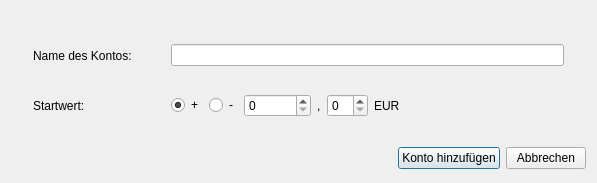
<?xml version="1.0" encoding="UTF-8"?>
<ui version="4.0">
 <class>AddAccountWindow</class>
 <widget class="QDialog" name="AddAccountWindow">
  <property name="geometry">
   <rect>
    <x>0</x>
    <y>0</y>
    <width>597</width>
    <height>183</height>
   </rect>
  </property>
  <property name="minimumSize">
   <size>
    <width>568</width>
    <height>0</height>
   </size>
  </property>
  <property name="maximumSize">
   <size>
    <width>16777215</width>
    <height>280</height>
   </size>
  </property>
  <property name="windowTitle">
   <string>Konto hinzufügen</string>
  </property>
  <layout class="QVBoxLayout" name="verticalLayout">
   <property name="rightMargin">
    <number>0</number>
   </property>
   <item>
    <widget class="QWidget" name="widget_4" native="true">
     <layout class="QHBoxLayout" name="horizontalLayout_4">
      <property name="bottomMargin">
       <number>0</number>
      </property>
      <item>
       <widget class="QWidget" name="widget_5" native="true">
        <layout class="QVBoxLayout" name="verticalLayout_2">
         <item>
          <widget class="QLabel" name="labelNameOfAccount">
           <property name="text">
            <string>Name des Kontos:</string>
           </property>
          </widget>
         </item>
         <item>
          <widget class="QLabel" name="labelStartBalance">
           <property name="text">
            <string>Startwert:</string>
           </property>
          </widget>
         </item>
        </layout>
       </widget>
      </item>
      <item>
       <widget class="QWidget" name="widget_6" native="true">
        <layout class="QVBoxLayout" name="verticalLayout_3">
         <item>
          <widget class="QWidget" name="widget" native="true">
           <layout class="QHBoxLayout" name="horizontalLayout">
            <item>
             <widget class="QLineEdit" name="txtNameOfAccount">
              <property name="text">
               <string/>
              </property>
             </widget>
            </item>
           </layout>
          </widget>
         </item>
         <item>
          <widget class="QWidget" name="widget_2" native="true">
           <layout class="QHBoxLayout" name="horizontalLayout_2">
            <item>
             <widget class="QRadioButton" name="radioButtonPositiv">
              <property name="text">
               <string>+</string>
              </property>
              <property name="checked">
               <bool>true</bool>
              </property>
             </widget>
            </item>
            <item>
             <widget class="QRadioButton" name="radioButtonNegativ">
              <property name="text">
               <string>-</string>
              </property>
             </widget>
            </item>
            <item>
             <widget class="QSpinBox" name="spinBoxVK">
              <property name="minimum">
               <number>0</number>
              </property>
              <property name="maximum">
               <number>999999999</number>
              </property>
             </widget>
            </item>
            <item>
             <widget class="QLabel" name="labelComma">
              <property name="text">
               <string>,</string>
              </property>
             </widget>
            </item>
            <item>
             <widget class="QSpinBox" name="spinBoxNK"/>
            </item>
            <item>
             <widget class="QLabel" name="labelCurrency">
              <property name="text">
               <string>EUR</string>
              </property>
             </widget>
            </item>
            <item>
             <spacer name="horizontalSpacer">
              <property name="orientation">
               <enum>Qt::Horizontal</enum>
              </property>
              <property name="sizeHint" stdset="0">
               <size>
                <width>40</width>
                <height>20</height>
               </size>
              </property>
             </spacer>
            </item>
           </layout>
          </widget>
         </item>
        </layout>
       </widget>
      </item>
     </layout>
    </widget>
   </item>
   <item>
    <widget class="QWidget" name="widget_3" native="true">
     <layout class="QHBoxLayout" name="horizontalLayout_3">
      <property name="topMargin">
       <number>0</number>
      </property>
      <property name="bottomMargin">
       <number>0</number>
      </property>
      <item>
       <spacer name="horizontalSpacer_2">
        <property name="orientation">
         <enum>Qt::Horizontal</enum>
        </property>
        <property name="sizeHint" stdset="0">
         <size>
          <width>40</width>
          <height>20</height>
         </size>
        </property>
       </spacer>
      </item>
      <item>
       <widget class="QPushButton" name="buttonOk">
        <property name="minimumSize">
         <size>
          <width>100</width>
          <height>0</height>
         </size>
        </property>
        <property name="text">
         <string>Konto hinzufügen</string>
        </property>
        <property name="default">
         <bool>true</bool>
        </property>
       </widget>
      </item>
      <item>
       <widget class="QPushButton" name="buttonCancel">
        <property name="text">
         <string>Abbrechen</string>
        </property>
       </widget>
      </item>
     </layout>
    </widget>
   </item>
  </layout>
 </widget>
 <layoutdefault spacing="6" margin="11"/>
 <resources/>
 <connections>
  <connection>
   <sender>buttonCancel</sender>
   <signal>clicked()</signal>
   <receiver>AddAccountWindow</receiver>
   <slot>close()</slot>
   <hints>
    <hint type="sourcelabel">
     <x>316</x>
     <y>174</y>
    </hint>
    <hint type="destinationlabel">
     <x>564</x>
     <y>170</y>
    </hint>
   </hints>
  </connection>
 </connections>
</ui>
